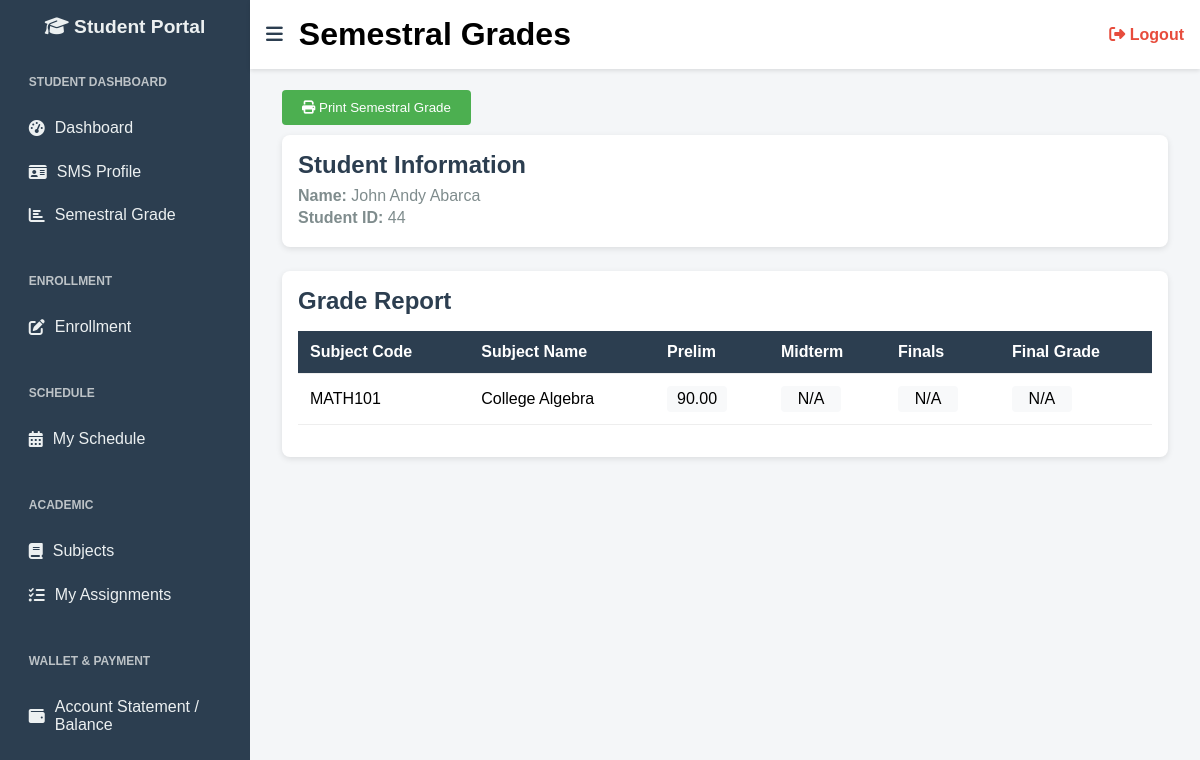
The app's page /semestral_grade.php (signed in) with its own data.
### tables this page shows
CREATE TABLE `grades` (
  `id` int(11) NOT NULL,
  `student_id` int(11) DEFAULT NULL,
  `teacher_id` int(11) DEFAULT NULL,
  `subject_name` varchar(100) DEFAULT NULL,
  `semester` varchar(50) DEFAULT NULL,
  `school_year` varchar(20) DEFAULT NULL,
  `grade` decimal(5,2) DEFAULT NULL,
  `remarks` varchar(50) DEFAULT NULL,
  `created_at` timestamp NOT NULL DEFAULT current_timestamp(),
  `prelim` decimal(5,2) DEFAULT NULL,
  `midterm` decimal(5,2) DEFAULT NULL,
  `finals` decimal(5,2) DEFAULT NULL,
  `subject_id` int(11) DEFAULT NULL,
  `semestral_grade` decimal(5,2) DEFAULT NULL
);

CREATE TABLE `subjects` (
  `id` int(11) NOT NULL,
  `subject_code` varchar(50) NOT NULL,
  `subject_name` varchar(100) NOT NULL,
  `units` int(11) NOT NULL,
  `semester` varchar(20) DEFAULT NULL,
  `year_level` varchar(20) DEFAULT NULL,
  `school_year` varchar(9) DEFAULT NULL,
  `program` varchar(255) DEFAULT NULL
);

### semestral_grade.php (the view, shortened to what this page needs)
<?php
$student_id = $_SESSION['student_id'];
$student_name = $_SESSION['student_name'];
include('db_connect.php');
function getStudentGrades($student_id) {
    global $conn;
    $sql = "SELECT
                sub.subject_name,
                sub.subject_code,
                g.prelim,
                g.midterm,
                g.finals,
                CASE
                    WHEN g.prelim IS NOT NULL AND g.midterm IS NOT NULL AND g.finals IS NOT NULL
                    THEN (g.prelim + g.midterm + g.finals) / 3
                    ELSE NULL
                END as final_grade
            FROM enrollments e
            INNER JOIN subjects sub ON e.subject_id = sub.id
            LEFT JOIN grades g ON g.student_id = e.student_id AND g.subject_id = e.subject_id
            WHERE e.student_id = ?";
    $stmt = $conn->prepare($sql);
    $stmt->bind_param("i", $student_id);
    $stmt->execute();
    $result = $stmt->get_result();
    $grades = [];
    if ($result->num_rows > 0) {
        while ($row = $result->fetch_assoc()) {
            $grades[] = $row;
        }
    }
    return $grades;
}
$student_grades = getStudentGrades($student_id);
?>
<!DOCTYPE html>
<html lang="en">
<head>
    <link rel="stylesheet" href="https://cdnjs.cloudflare.com/ajax/libs/font-awesome/6.4.0/css/all.min.css"/>
</head>
<body>
<div class="sidebar" id="sidebar">
        <h2><i class="fas fa-graduation-cap"></i> <span>Student Portal</span></h2>
        <ul>
            <li class="section-title">Student Dashboard</li>
            <li><a href="dashboard.php"><i class="fas fa-tachometer-alt"></i> <span>Dashboard</span></a></li>
            <li><a href="sms_profile.php"><i class="fas fa-id-card"></i> <span>SMS Profile</span></a></li>
            <li><a href="semestral_grade.php"><i class="fas fa-chart-bar"></i> <span>Semestral Grade</span></a></li>
            <li class="section-title">Enrollment</li>
            <li><a href="enrollment.php"><i class="fas fa-edit"></i> <span>Enrollment</span></a></li>
            <li class="section-title">Schedule</li>
            <li><a href="student_schedule.php"><i class="fas fa-calendar-alt"></i> <span>My Schedule</span></a></li>
            <li class="section-title">Academic</li>
            <li><a href="subjects.php"><i class="fas fa-book"></i> <span>Subjects</span></a></li>
            <li><a href="student_assignments.php"><i class="fas fa-tasks"></i> <span>My Assignments</span></a></li>
            <li class="section-title">Wallet & Payment</li>
            <li><a href="account_statement.php"><i class="fas fa-wallet"></i> <span>Account Statement / Balance</span></a></li>
        </ul>
    </div>
<div class="topbar" id="topbar">
    <button class="toggle-btn" onclick="toggleSidebar()">
        <i class="fas fa-bars"></i>
    </button>
    <h1>Semestral Grades</h1>
    <a href="logout.php" class="logout-btn">
        <i class="fas fa-sign-out-alt"></i> Logout
    </a>
</div>
<div class="content" id="content">
    <button class="print-btn" onclick="printContent('semestral-content', 'Semestral Grade Report')">
        <i class="fas fa-print"></i> Print Semestral Grade
    </button>
    <div id="semestral-content">
        <div class="student-info">
            <h2>Student Information</h2>
            <p><strong>Name:</strong> <?php echo htmlspecialchars($student_name); ?></p>
            <p><strong>Student ID:</strong> <?php echo htmlspecialchars($student_id); ?></p>
        </div>
        <div class="student-table">
            <h1>Grade Report</h1>
            <table>
                <thead>
                    <tr>
                        <th>Subject Code</th>
                        <th>Subject Name</th>
                        <th>Prelim</th>
                        <th>Midterm</th>
                        <th>Finals</th>
                        <th>Final Grade</th>
                    </tr>
                </thead>
                <tbody>
                    <?php if (!empty($student_grades)): ?>
                        <?php foreach ($student_grades as $grade): ?>
                        <tr>
                            <td><?php echo htmlspecialchars($grade['subject_code']); ?></td>
                            <td><?php echo htmlspecialchars($grade['subject_name']); ?></td>
                            <td>
                                <span class="grade-display">
                                    <?php echo $grade['prelim'] ? htmlspecialchars($grade['prelim']) : 'N/A'; ?>
                                </span>
                            </td>
                            <td>
                                <span class="grade-display">
                                    <?php echo $grade['midterm'] ? htmlspecialchars($grade['midterm']) : 'N/A'; ?>
                                </span>
                            </td>
                            <td>
                                <span class="grade-display">
                                    <?php echo $grade['finals'] ? htmlspecialchars($grade['finals']) : 'N/A'; ?>
                                </span>
                            </td>
                            <td>
                                <span class="grade-display">
                                    <?php echo $grade['final_grade'] ? number_format($grade['final_grade'], 2) : 'N/A'; ?>
                                </span>
                            </td>
                        </tr>
                        <?php endforeach; ?>
                    <?php else: ?>
                        <tr>
                            <td colspan="6" style="text-align: center;">No grades available</td>
                        </tr>
                    <?php endif; ?>
                </tbody>
            </table>
        </div>
    </div>
</div>
</body>
</html>

### semestral_grade.php (style rules this page uses)
* { box-sizing: border-box; margin: 0; padding: 0; }
body { font-family: Arial, sans-serif; display: flex; min-height: 100vh; background-color: #f4f6f8; }
.sidebar { width: 250px; background-color: #2c3e50; color: #ecf0f1; padding-top: 1rem; flex-shrink: 0; overflow: hidden; transition: all 0.3s ease; }
.sidebar h2 { text-align: center; margin-bottom: 1rem; font-size: 1.2rem; }
.sidebar ul { list-style: none; padding: 0 1rem; }
.sidebar li { padding: 0.8rem; cursor: pointer; transition: background-color 0.2s; display: flex; align-items: center; gap: 10px; }
.sidebar .section-title { font-weight: bold; font-size: 0.75rem; margin-top: 1.5rem; margin-bottom: 0.3rem; color: #bdc3c7; text-transform: uppercase; }
.sidebar li a { text-decoration: none; color: inherit; display: flex; align-items: center; gap: 10px; width: 100%; }
.topbar { position: fixed; left: 250px; right: 0; top: 0; background-color: #fff; padding: 1rem; box-shadow: 0 2px 4px rgba(0,0,0,0.1); z-index: 999; display: flex; align-items: center; gap: 1rem; transition: left 0.3s ease; }
.toggle-btn { font-size: 1.2rem; cursor: pointer; background: none; border: none; color: #2c3e50; }
.logout-btn { margin-left: auto; text-decoration: none; color: #e74c3c; font-weight: bold; font-size: 1rem; }
.content { flex-grow: 1; padding: 5rem 2rem 2rem 2rem; transition: all 0.3s ease; }
.content h1 { font-size: 1.5rem; color: #2c3e50; margin-bottom: 1rem; }
.student-table { background-color: #fff; border-radius: 0.5rem; padding: 1rem; margin-bottom: 40px; box-shadow: 0 2px 6px rgba(0, 0, 0, 0.1); overflow-x: auto; }
table { width: 100%; border-collapse: collapse; margin-bottom: 1rem; }
th, td { padding: 0.75rem; border-bottom: 1px solid #eee; text-align: left; }
th { background: #2c3e50; color: white; }
.grade-display { display: inline-block; min-width: 60px; padding: 4px 8px; background-color: #f8f9fa; border-radius: 4px; text-align: center; }
.student-info { margin-bottom: 1.5rem; padding: 1rem; background-color: #fff; border-radius: 0.5rem; box-shadow: 0 2px 6px rgba(0, 0, 0, 0.1); }
.student-info h2 { color: #2c3e50; margin-bottom: 0.5rem; }
.student-info p { color: #7f8c8d; margin-bottom: 0.25rem; }
.print-btn { background-color: #4CAF50; color: white; padding: 10px 20px; border: none; border-radius: 4px; cursor: pointer; margin: 10px 0; }

### records on screen
grades: subject.subject_code "MATH101", subject.subject_name "College Algebra", prelim "90.00", shows "N/A"

### other values on screen
$student_name "John Andy Abarca"
$student_id "44"
